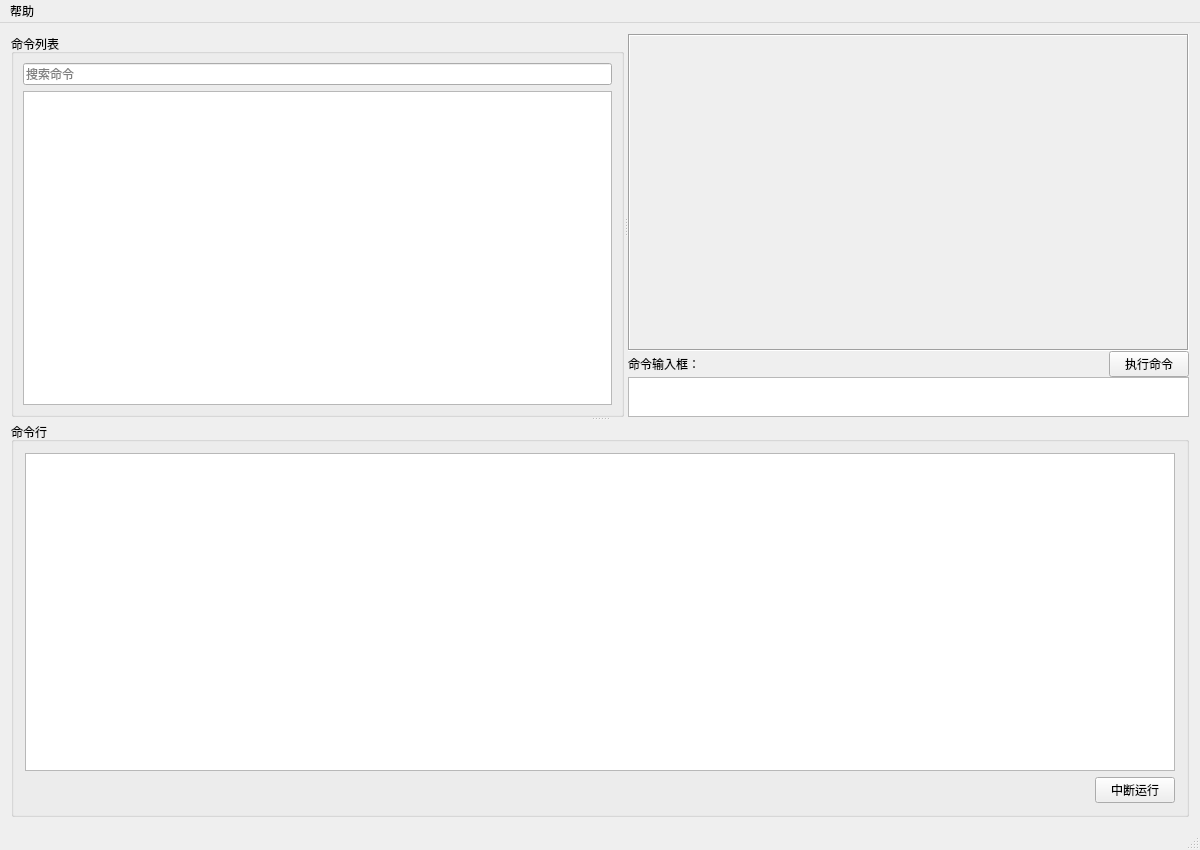
<?xml version="1.0" encoding="UTF-8"?>
<ui version="4.0">
 <class>MainWindow</class>
 <widget class="QMainWindow" name="MainWindow">
  <property name="geometry">
   <rect>
    <x>0</x>
    <y>0</y>
    <width>1200</width>
    <height>850</height>
   </rect>
  </property>
  <property name="windowTitle">
   <string>EasyCmd（Windows版）</string>
  </property>
  <widget class="QWidget" name="centralWidget">
   <layout class="QVBoxLayout" name="verticalLayout">
    <item>
     <widget class="QSplitter" name="splitter_2">
      <property name="frameShape">
       <enum>QFrame::NoFrame</enum>
      </property>
      <property name="frameShadow">
       <enum>QFrame::Plain</enum>
      </property>
      <property name="orientation">
       <enum>Qt::Vertical</enum>
      </property>
      <widget class="QWidget" name="widget" native="true">
       <layout class="QHBoxLayout" name="horizontalLayout">
        <property name="spacing">
         <number>0</number>
        </property>
        <property name="leftMargin">
         <number>0</number>
        </property>
        <property name="topMargin">
         <number>0</number>
        </property>
        <property name="rightMargin">
         <number>0</number>
        </property>
        <property name="bottomMargin">
         <number>0</number>
        </property>
        <item>
         <widget class="QSplitter" name="splitter">
          <property name="orientation">
           <enum>Qt::Horizontal</enum>
          </property>
          <widget class="QWidget" name="widget_cmdlist" native="true">
           <layout class="QVBoxLayout" name="verticalLayout_3">
            <property name="spacing">
             <number>0</number>
            </property>
            <property name="leftMargin">
             <number>0</number>
            </property>
            <property name="topMargin">
             <number>0</number>
            </property>
            <property name="rightMargin">
             <number>0</number>
            </property>
            <property name="bottomMargin">
             <number>0</number>
            </property>
            <item>
             <widget class="QGroupBox" name="groupBox">
              <property name="title">
               <string>命令列表</string>
              </property>
              <property name="flat">
               <bool>false</bool>
              </property>
              <layout class="QVBoxLayout" name="verticalLayout_5">
               <property name="spacing">
                <number>6</number>
               </property>
               <property name="leftMargin">
                <number>9</number>
               </property>
               <property name="topMargin">
                <number>9</number>
               </property>
               <property name="rightMargin">
                <number>9</number>
               </property>
               <property name="bottomMargin">
                <number>9</number>
               </property>
               <item>
                <widget class="QLineEdit" name="lineEdit_searchCmd">
                 <property name="placeholderText">
                  <string>搜索命令</string>
                 </property>
                </widget>
               </item>
               <item>
                <widget class="QTreeView" name="treeView_cmds"/>
               </item>
              </layout>
             </widget>
            </item>
           </layout>
          </widget>
          <widget class="QWidget" name="widget_cmdeditor" native="true">
           <layout class="QVBoxLayout" name="verticalLayout_4" stretch="1,0,0">
            <property name="spacing">
             <number>0</number>
            </property>
            <property name="leftMargin">
             <number>0</number>
            </property>
            <property name="topMargin">
             <number>0</number>
            </property>
            <property name="rightMargin">
             <number>0</number>
            </property>
            <property name="bottomMargin">
             <number>0</number>
            </property>
            <item>
             <layout class="QVBoxLayout" name="verticalLayout_2">
              <item>
               <widget class="QScrollArea" name="scrollArea">
                <property name="frameShape">
                 <enum>QFrame::Box</enum>
                </property>
                <property name="widgetResizable">
                 <bool>true</bool>
                </property>
                <widget class="QWidget" name="scrollAreaWidgetContents">
                 <property name="geometry">
                  <rect>
                   <x>0</x>
                   <y>0</y>
                   <width>560</width>
                   <height>296</height>
                  </rect>
                 </property>
                </widget>
               </widget>
              </item>
             </layout>
            </item>
            <item>
             <layout class="QHBoxLayout" name="horizontalLayout_3">
              <item>
               <widget class="QLabel" name="label">
                <property name="text">
                 <string>命令输入框：</string>
                </property>
               </widget>
              </item>
              <item>
               <spacer name="horizontalSpacer">
                <property name="orientation">
                 <enum>Qt::Horizontal</enum>
                </property>
                <property name="sizeHint" stdset="0">
                 <size>
                  <width>40</width>
                  <height>20</height>
                 </size>
                </property>
               </spacer>
              </item>
              <item>
               <widget class="QPushButton" name="pushButton_execCmd">
                <property name="text">
                 <string>执行命令</string>
                </property>
               </widget>
              </item>
             </layout>
            </item>
            <item>
             <layout class="QHBoxLayout" name="horizontalLayout_5">
              <property name="topMargin">
               <number>0</number>
              </property>
              <item>
               <widget class="QTextEdit" name="textEdit_cmdPreview">
                <property name="maximumSize">
                 <size>
                  <width>16777215</width>
                  <height>40</height>
                 </size>
                </property>
               </widget>
              </item>
             </layout>
            </item>
           </layout>
          </widget>
         </widget>
        </item>
       </layout>
      </widget>
      <widget class="QWidget" name="widget_2" native="true">
       <layout class="QHBoxLayout" name="horizontalLayout_2">
        <property name="leftMargin">
         <number>0</number>
        </property>
        <property name="topMargin">
         <number>1</number>
        </property>
        <property name="rightMargin">
         <number>0</number>
        </property>
        <property name="bottomMargin">
         <number>0</number>
        </property>
        <item>
         <widget class="QGroupBox" name="groupBox_2">
          <property name="title">
           <string>命令行</string>
          </property>
          <layout class="QVBoxLayout" name="verticalLayout_6">
           <item>
            <widget class="ConsoleEditor" name="textEdit_console"/>
           </item>
           <item>
            <layout class="QHBoxLayout" name="horizontalLayout_4">
             <property name="topMargin">
              <number>0</number>
             </property>
             <item>
              <spacer name="horizontalSpacer_2">
               <property name="orientation">
                <enum>Qt::Horizontal</enum>
               </property>
               <property name="sizeHint" stdset="0">
                <size>
                 <width>40</width>
                 <height>20</height>
                </size>
               </property>
              </spacer>
             </item>
             <item>
              <widget class="QPushButton" name="pushButton_ctrlbreak">
               <property name="text">
                <string>中断运行</string>
               </property>
              </widget>
             </item>
            </layout>
           </item>
          </layout>
         </widget>
        </item>
       </layout>
      </widget>
     </widget>
    </item>
   </layout>
  </widget>
  <widget class="QMenuBar" name="menuBar">
   <property name="geometry">
    <rect>
     <x>0</x>
     <y>0</y>
     <width>1200</width>
     <height>26</height>
    </rect>
   </property>
   <widget class="QMenu" name="menu">
    <property name="title">
     <string>帮助</string>
    </property>
    <addaction name="action_about"/>
   </widget>
   <addaction name="menu"/>
  </widget>
  <widget class="QStatusBar" name="statusBar"/>
  <action name="action_about">
   <property name="text">
    <string>关于</string>
   </property>
  </action>
 </widget>
 <layoutdefault spacing="6" margin="11"/>
 <customwidgets>
  <customwidget>
   <class>ConsoleEditor</class>
   <extends>QTextEdit</extends>
   <header>ConsoleEditor.h</header>
  </customwidget>
 </customwidgets>
 <resources/>
 <connections/>
</ui>
